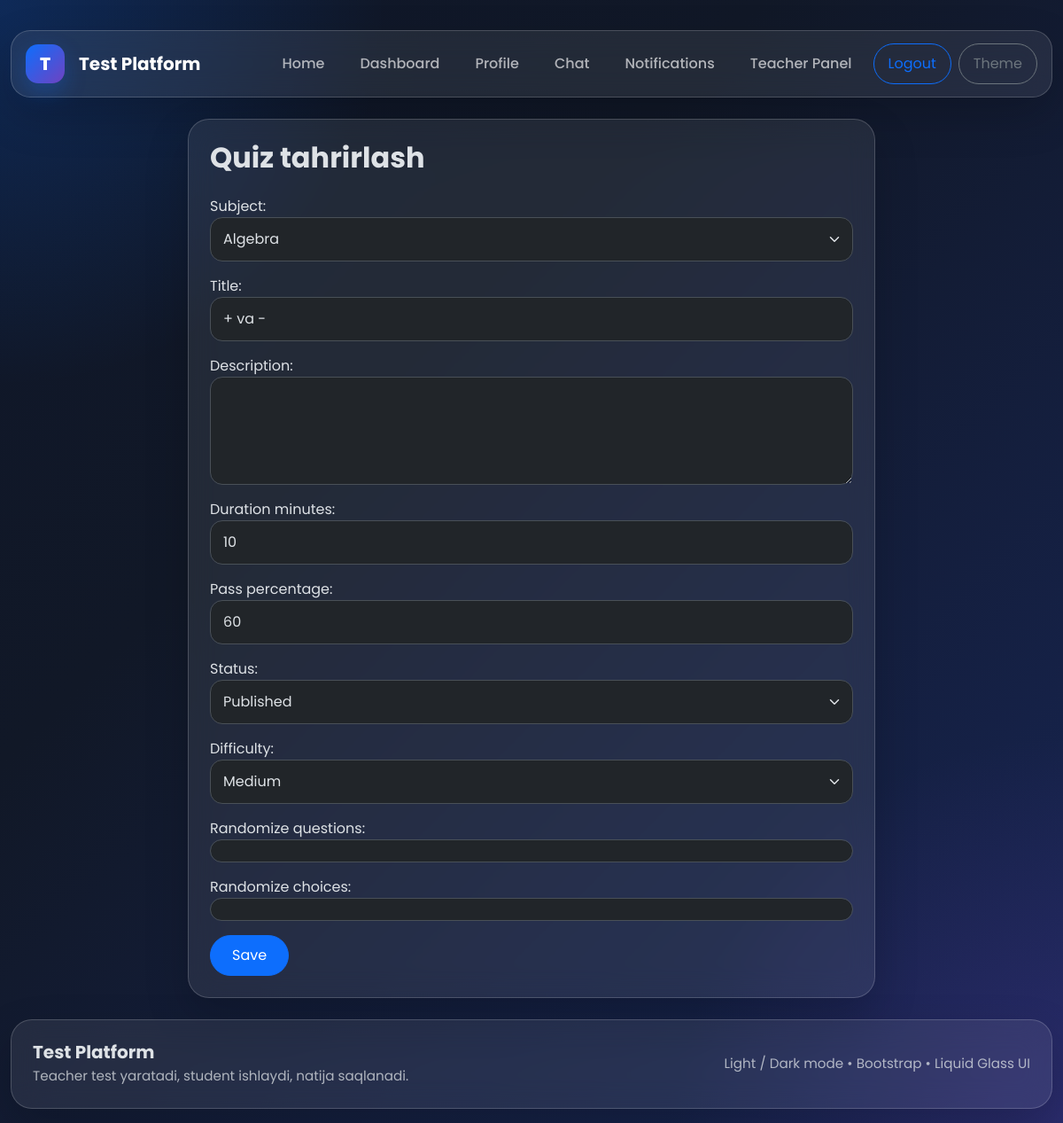
The page /quiz/teacher/quizzes/4/edit/ (signed in) on the database its author committed.
### quiz/models.py (models this page shows, shortened)
class Quiz(models.Model):
    STATUS_CHOICES = (
        ('draft', 'Draft'),
        ('published', 'Published'),
        ('archived', 'Archived'),
    )
    DIFFICULTY_CHOICES = (
        ('easy', 'Easy'),
        ('medium', 'Medium'),
        ('hard', 'Hard'),
    )
    subject = models.ForeignKey(Subject, on_delete=models.CASCADE, related_name='quizzes')
    title = models.CharField(max_length=255)
    description = models.TextField(blank=True, null=True)
    duration_minutes = models.PositiveIntegerField(default=10)
    pass_percentage = models.PositiveIntegerField(default=60)
    status = models.CharField(max_length=20, choices=STATUS_CHOICES, default='draft')
    difficulty = models.CharField(max_length=20, choices=DIFFICULTY_CHOICES, default='medium')
    randomize_questions = models.BooleanField(default=False)
    randomize_choices = models.BooleanField(default=False)
    created_by = models.ForeignKey(
        settings.AUTH_USER_MODEL,
        on_delete=models.CASCADE,
        related_name='teacher_quizzes'
    )
    created_at = models.DateTimeField(auto_now_add=True)
    class Meta:
        ordering = ['-created_at']

### quiz/views.py (the view)
    @login_required
    def wrapper(request, *args, **kwargs):
        if request.user.role != "teacher":
            messages.error(request, "Bu bo‘lim faqat teacher uchun.")
            return redirect("dashboard")
        return view_func(request, *args, **kwargs)

### quiz/forms.py
class QuizForm(BootstrapMixin, forms.ModelForm):
    class Meta:
        model = Quiz
        fields = [
            'subject', 'title', 'description', 'duration_minutes', 'pass_percentage',
            'status', 'difficulty', 'randomize_questions', 'randomize_choices'
        ]

### quiz/models.py (called while the page is built)
    def __str__(self):
        return self.name

### quiz/views.py (called while the page is built)
def teacher_required(view_func):
    @login_required
    def wrapper(request, *args, **kwargs):
        if request.user.role != "teacher":
            messages.error(request, "Bu bo‘lim faqat teacher uchun.")
            return redirect("dashboard")
        return view_func(request, *args, **kwargs)
    return wrapper

@teacher_required
def teacher_quiz_edit_view(request, pk):
    quiz = get_object_or_404(Quiz, pk=pk, created_by=request.user)
    form = QuizForm(request.POST or None, instance=quiz)
    form.fields["subject"].queryset = Subject.objects.filter(created_by=request.user)
    if request.method == "POST" and form.is_valid():
        form.save()
        messages.success(request, "Quiz yangilandi.")
        return redirect("teacher_quiz_list", subject_id=quiz.subject.id)
    return render(
        request,
        "quiz/teacher_quiz_form.html",
        {
            "form": form,
            "title": "Quiz tahrirlash",
        },
    )

### templates/quiz/teacher_quiz_form.html (shortened to what this page needs)
{% extends 'base.html' %}
{% block content %}
<div class="row justify-content-center">
    <div class="col-lg-8">
        <div class="glass main-card p-4">
            <h2 class="fw-bold mb-4">{{ title }}</h2>
            <form method="post">
                {{ form.as_p }}
                <button class="btn btn-primary rounded-pill px-4" type="submit">
                    Save
                </button>
            </form>
        </div>
    </div>
</div>
{% endblock %}

### templates/base.html (style rules this page uses)
:root { --glass-bg: rgba(255, 255, 255, 0.08); --glass-bg-strong: rgba(255, 255, 255, 0.12); --glass-border: rgba(255, 255, 255, 0.18); --glass-shadow: 0 20px 50px rgba(0, 0, 0, 0.18); --dark-bg-1: #0f172a; --dark-bg-2: #111827; --dark-bg-3: #172554; --light-bg-1: #f5f7ff; --light-bg-2: #eef3ff; --light-bg-3: #f9fbff; }
* { box-sizing: border-box; }
html, body { min-height: 100%; }
body { font-family: 'Poppins', sans-serif; background: radial-gradient(circle at top left, rgba(13, 110, 253, 0.22), transparent 25%), radial-gradient(circle at bottom right, rgba(111, 66, 193, 0.22), transparent 25%), linear-gradient(135deg, var(--dark-bg-1), var(--dark-bg-2) 35%, var(--dark-bg-3) 100%); background-attachment: fixed; transition: background .25s ease, color .25s ease; }
.glass { background: var(--glass-bg); border: 1px solid var(--glass-border); backdrop-filter: blur(16px); -webkit-backdrop-filter: blur(16px); box-shadow: var(--glass-shadow); }
.main-card { border-radius: 24px; }
.form-control, .form-select { border-radius: 14px; padding: 12px 14px; }
.btn.rounded-pill { padding-top: 10px; padding-bottom: 10px; }

### rows shown on the page
Quiz: subject "Algebra", title "+ va -", duration_minutes "10", pass_percentage "60", status "Published", difficulty "Medium", randomize_questions "☑"

### other values the page prints
{{ title }} "Quiz tahrirlash"
